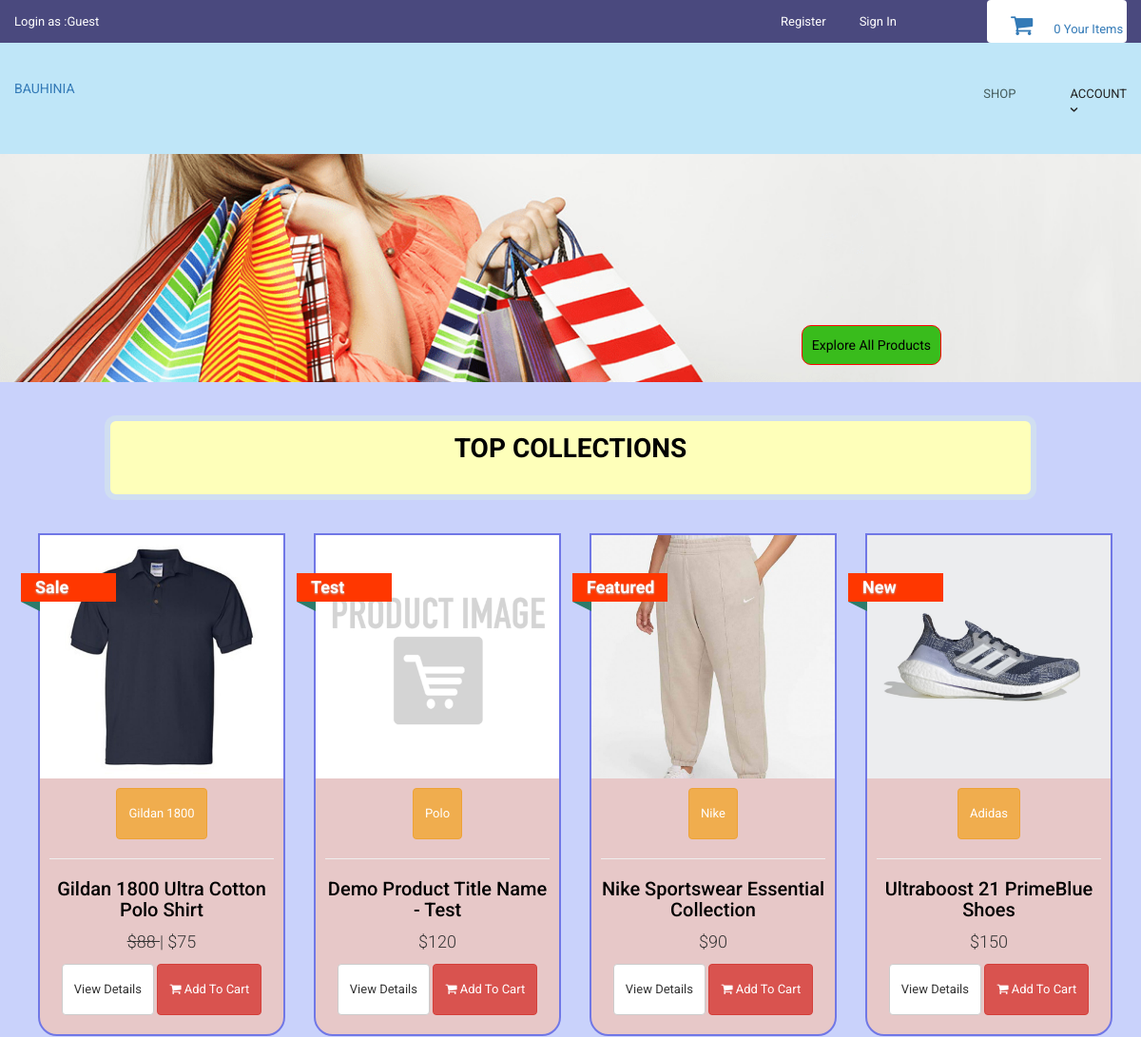
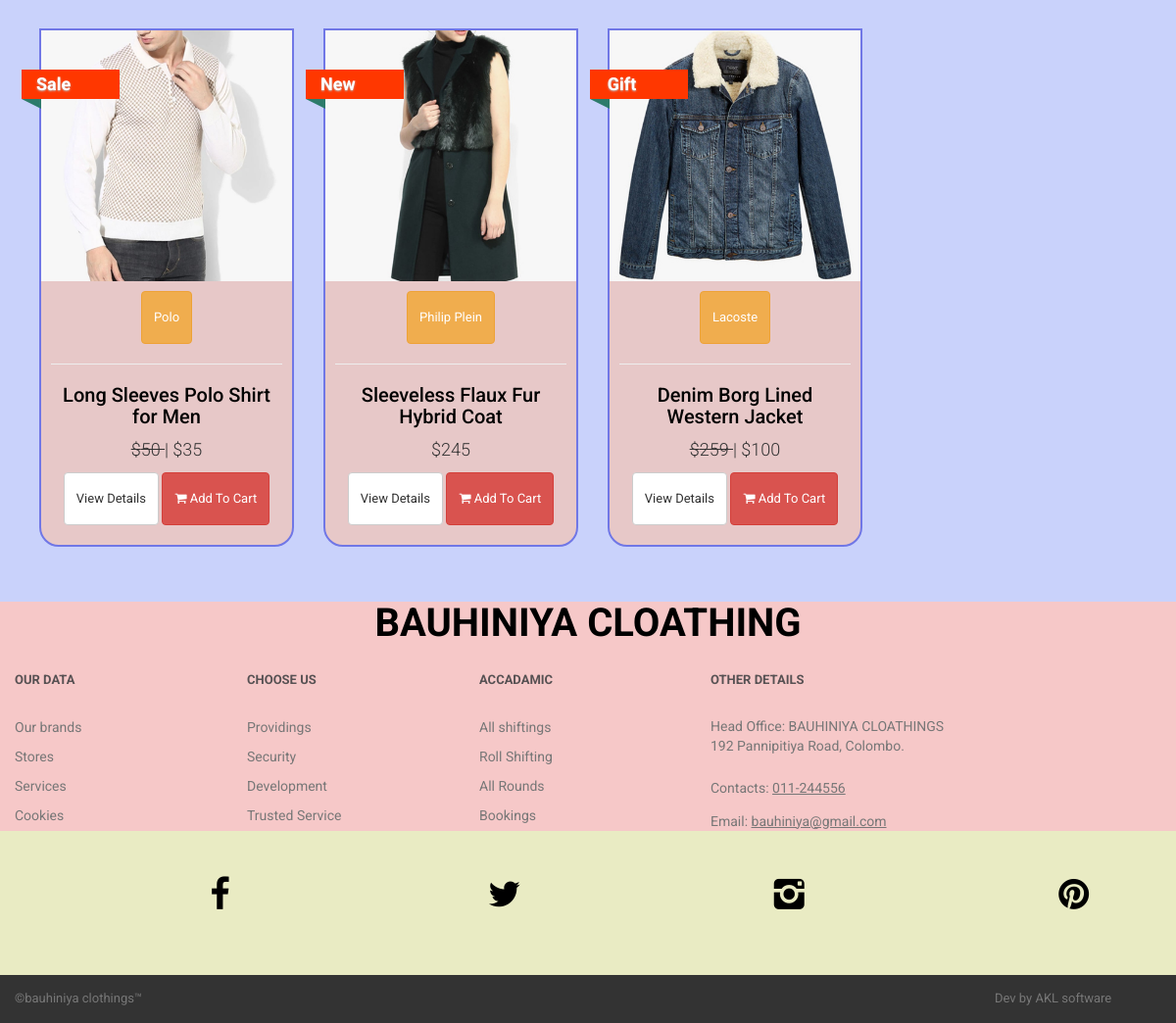
The page / on the database its author committed (2 pictures, top to bottom).
### tables this page shows
CREATE TABLE `products` (
  `product_id` int(10) NOT NULL,
  `p_cat_id` int(10) NOT NULL,
  `cat_id` int(10) NOT NULL,
  `manufacturer_id` int(10) NOT NULL,
  `date` timestamp NOT NULL DEFAULT CURRENT_TIMESTAMP ON UPDATE CURRENT_TIMESTAMP,
  `product_title` text NOT NULL,
  `product_url` text NOT NULL,
  `product_img1` text NOT NULL,
  `product_img2` text NOT NULL,
  `product_img3` text NOT NULL,
  `product_price` int(10) NOT NULL,
  `product_psp_price` int(100) NOT NULL,
  `product_desc` text NOT NULL,
  `product_features` text NOT NULL,
  `product_video` text NOT NULL,
  `product_keywords` text NOT NULL,
  `product_label` text NOT NULL,
  `status` varchar(255) NOT NULL
);

CREATE TABLE `manufacturers` (
  `manufacturer_id` int(10) NOT NULL,
  `manufacturer_title` text NOT NULL,
  `manufacturer_top` text NOT NULL,
  `manufacturer_image` text NOT NULL
);

### functions/functions.php (the view, shortened to what this page needs)
<?php
$db = mysqli_connect("localhost","root","","Bahuniya");
function getRealUserIp(){
    switch(true){
      default : return $_SERVER['REMOTE_ADDR'];
    }
 }
function items(){
global $db;
$ip_add = getRealUserIp();
$get_items = "select * from cart where ip_add='$ip_add'";
$run_items = mysqli_query($db,$get_items);
$count_items = mysqli_num_rows($run_items);
echo $count_items;
}
function getPro(){
global $db;
$get_products = "select * from products order by 1 DESC LIMIT 0,8";
$run_products = mysqli_query($db,$get_products);
while($row_products=mysqli_fetch_array($run_products)){
$pro_title = $row_products['product_title'];
$pro_price = $row_products['product_price'];
$pro_img1 = $row_products['product_img1'];
$pro_label = $row_products['product_label'];
$manufacturer_id = $row_products['manufacturer_id'];
$get_manufacturer = "select * from manufacturers where manufacturer_id='$manufacturer_id'";
$run_manufacturer = mysqli_query($db,$get_manufacturer);
$row_manufacturer = mysqli_fetch_array($run_manufacturer);
$manufacturer_name = $row_manufacturer['manufacturer_title'];
$pro_psp_price = $row_products['product_psp_price'];
$pro_url = $row_products['product_url'];
if($pro_label == "Sale" or $pro_label == "Gift"){
$product_price = "<del> $$pro_price </del>";
$product_psp_price = "| $$pro_psp_price";
}
else{
$product_psp_price = "";
$product_price = "$$pro_price";
}
if($pro_label == ""){
}
else{
$product_label = "
<a class='label sale' href='#' style='color:black;'>
<div class='thelabel'>$pro_label</div>
<div class='label-background'> </div>
</a>
";
}
echo "
<div class='col-md-4 col-sm-6 single' >
<div class='product' >
<a href='$pro_url' >
<img src='admin_area/product_images/$pro_img1' class='img-responsive' >
</a>
<div class='text' >
<center>
<p class='btn btn-warning'> $manufacturer_name </p>
</center>
<hr>
<h3><a href='$pro_url' >$pro_title</a></h3>
<p class='price' > $product_price $product_psp_price </p>
<p class='buttons' >
<a href='$pro_url' class='btn btn-default' >View Details</a>
<a href='$pro_url' class='btn btn-danger'>
<i class='fa fa-shopping-cart'></i> Add To Cart
</a>
</p>
</div>
$product_label
</div>
</div>
";
}
}
?>

### includes/header.php (shortened to what this page needs)
<!DOCTYPE html>
<html lang="en">
<head>
  <link href="styles/bootstrap.min.css" rel="stylesheet">
  <link href="styles/backend.css" rel="stylesheet">
  <link href="styles/style.css" rel="stylesheet">
  <link href="font-awesome/css/font-awesome.min.css" rel="stylesheet">

### includes/main.php (shortened to what this page needs)
</head>
<body>
  <header class="page-header">
    <div class="page-header__topline">
      <div class="container clearfix">
        <div class="currency">
          <a class="currency__change" href="customer/my_account.php?my_orders">
          <?php
          if(!isset($_SESSION['customer_email'])){
          echo "Login as :Guest";
          }
          else
          {
              echo "Login as : " . $_SESSION['customer_email'] . "";
            }
?>
          </a>
        </div>
        <div class="basket">
          <a href="cart.php" class="btn btn--basket">
            <i class="icon-basket"></i>
            <?php items(); ?> Your Items
          </a>
        </div>
        <ul class="login">
<li class="login__item">
<?php
if(!isset($_SESSION['customer_email'])){
  echo '<a href="customer_register.php" class="login__link">Register</a>';
}
  else
  {
      echo '<a href="customer/my_account.php?my_orders" class="login__link">My Account</a>';
  }
?>
</li>
<li class="login__item">
<?php
if(!isset($_SESSION['customer_email'])){
  echo '<a href="checkout.php" class="login__link">Sign In</a>';
}
  else
  {
      echo '<a href="./logout.php" class="login__link">Logout</a>';
  }
?>
</li>
</ul>
      </div>
    </div>
    <div class="page-header__bottomline">
      <div class="container clearfix">
        <div class="logo">
          <a class="logo__link" href="index.php">
          <span class="logo__text">BAUHINIA</span>
          </a>
        </div>
        <nav class="main-nav">
          <ul class="categories">
            <li class="categories__item">
              <a class="categories__link categories__link--active" href="shop.php">
                Shop
              </a>
            </li>
          <li class="categories__item">
              <a class="categories__link" href="customer/my_account.php?my_orders">
                Account
                <i class="icon-down-open-1"></i>
              </a>
            </li>
          </ul>
        </nav>
      </div>
    </div>
  </header>

### index.php (shortened to what this page needs)
<?php
include("includes/header.php");
include("functions/functions.php");
include("includes/main.php");
?>
  <main>
    <div class="hero">
      <a href="shop.php" class="btn1">Explore All Products
</a>
    </div>
    <div class="wrapper">
            <h1>TOP COLLECTIONS<h1>
      </div>
    <div id="content" class="container">
    <div class="row">
    <?php
    getPro();
    ?>
    </div>
    </div>
    <footer class="page-footer">
	<div class="footer-nav">
		<h1 id="footer-name">BAUHINIYA CLOATHING</h1>
		<div class="container clearfix">
			<div class="footer-nav__col footer-nav__col--info">
				<div class="footer-nav__heading">OUR DATA</div>
				<ul class="footer-nav__list">
					<li class="footer-nav__item">
						<a href="#" class="footer-nav__link">Our brands</a>
					</li>
					<li class="footer-nav__item">
						<a href="#" class="footer-nav__link">Stores</a>
					</li>
					<li class="footer-nav__item">
						<a href="#" class="footer-nav__link">Services</a>
					</li>
					<li class="footer-nav__item">
						<a href="#" class="footer-nav__link">Cookies</a>
					</li>
				</ul>
			</div>
			<div class="footer-nav__col footer-nav__col--whybuy">
				<div class="footer-nav__heading">Choose US</div>
				<ul class="footer-nav__list">
					<li class="footer-nav__item">
						<a href="#" class="footer-nav__link">Providings</a>
					</li>
					<li class="footer-nav__item">
						<a href="#" class="footer-nav__link">Security</a>
					</li>
					<li class="footer-nav__item">
						<a href="#" class="footer-nav__link">Development</a>
					</li>
					<li class="footer-nav__item">
						<a href="#" class="footer-nav__link">Trusted Service</a>
					</li>
				</ul>
			</div>
			<div class="footer-nav__col footer-nav__col--account">
				<div class="footer-nav__heading">Accadamic</div>
				<ul class="footer-nav__list">
					<li class="footer-nav__item">
						<a href="#" class="footer-nav__link">All shiftings</a>
					</li>
					<li class="footer-nav__item">
						<a href="#" class="footer-nav__link">Roll Shifting</a>
					</li>
					<li class="footer-nav__item">
						<a href="#" class="footer-nav__link">All Rounds</a>
					</li>
					<li class="footer-nav__item">
						<a href="#" class="footer-nav__link">Bookings</a>
					</li>
				</ul>
			</div>
			<div class="footer-nav__col footer-nav__col--contacts">
				<div class="footer-nav__heading">Other Details</div>
				<address class="address">
				Head Office: BAUHINIYA CLOATHINGS<br>
				192 Pannipitiya Road, Colombo.
			</address>
				<div class="phone">
					Contacts:
					<a class="phone__number" href="tel:0123456789">011-244556</a>
				</div>
				<div class="email">
					Email:
					<a href="mailto:support@yourwebsite.com" class="email__addr">bauhiniya@gmail.com</a>
				</div>
			</div>
		</div>
	</div>
	 <div class="banners">
		<div class="container clearfix">
			<div class="banner-social">
				<a href="#" class="banner-social__link">
				<i class="icon-facebook"></i>
			</a>
				<a href="#" class="banner-social__link">
				<i class="icon-twitter"></i>
			</a>
				<a href="#" class="banner-social__link">
				<i class="icon-instagram"></i>
			</a>
				<a href="#" class="banner-social__link">
				<i class="icon-pinterest-circled"></i>
			</a>
			</div>
		</div>
	</div>
	<div class="page-footer__subline">
		<div class="container clearfix">
			<div class="copyright">
				&copy;bauhiniya clothings&trade;
			</div>
			<div class="developer">
				Dev by AKL software
			</div>
		</div>
	</div>
</footer>
</body>
</html>

### styles/style.css (style rules this page uses)
body { font-family: "Roboto", Helvetica, Arial, sans-serif; font-size: 14px; line-height: 1.42857143; color: #333333; position: relative; overflow-x: hidden; background: #c9d2fb; }
#content { padding-left:25px; }
.single { width:290px; }
#content .product { background:#e7c8c8; border: solid 2px #7077e6; box-sizing:border-box; margin-bottom: 30px; border-width: 2px; border-bottom-right-radius:20px ; border-bottom-left-radius:20px ; }
#content .product .text p.price { font-size:18px; text-align:center; font-weight:300; }
#content .product .text .buttons { clear:both; text-align:center; }
#content .product .text h3 { text-align:center; font-size:20px; }
#content .product .text h3 a { color:rgb(0, 0, 0); }
#content .product .text { padding:10px 10px 0px; }
#content .product .text .buttons .btn { margin-bottom:10px; }
.label { text-decoration : none; position: absolute; top: 50px; padding-left:51px; z-index: 20; }
.label .thelabel { position: relative; width: 100px; padding: 6px 50px 6px 15px; margin: 40px 50px 10px -71px; color: #fff; font-size:18px; font-weight:bold; background-color: #ff3700; text-shadow: 0px 1px 2px #bbb ; }
.label .thelabel:before, .label .thelabel:after { content: ''; position: absolute; width:0; height:0; }
.label .thelabel:after { left: 0px; top: 100%; border-width : 5px 10px; border-style: solid; border-color: #2d7b6b #2d7b6b transparent transparent; }
.label.sale { top: 0; }

### rows shown on the page
products: product_img1 (picture), manufacturer.manufacturer_title "Gildan 1800", product_title "Gildan 1800 Ultra Cotton Polo Shirt", product_price "88", product_psp_price "| $75", product_label "Sale"
products: product_img1 (placeholder picture), manufacturer.manufacturer_title "Polo", product_title "Demo Product Title Name - Test", product_price "$120", product_label "Test"
products: product_img1 (picture), manufacturer.manufacturer_title "Nike", product_title "Nike Sportswear Essential Collection", product_price "$90", product_label "Featured"
products: product_img1 (picture), manufacturer.manufacturer_title "Adidas", product_title "Ultraboost 21 PrimeBlue Shoes", product_price "$150", product_label "New"
products: product_img1 (picture), manufacturer.manufacturer_title "Polo", product_title "Long Sleeves Polo Shirt for Men", product_price "50", product_psp_price "| $35", product_label "Sale"
products: product_img1 (picture), manufacturer.manufacturer_title "Philip Plein", product_title "Sleeveless Flaux Fur Hybrid Coat", product_price "$245", product_label "New"
products: product_img1 (picture), manufacturer.manufacturer_title "Lacoste", product_title "Denim Borg Lined Western Jacket", product_price "259", product_psp_price "| $100", product_label "Gift"

### other values the page prints
$count_items "0"
